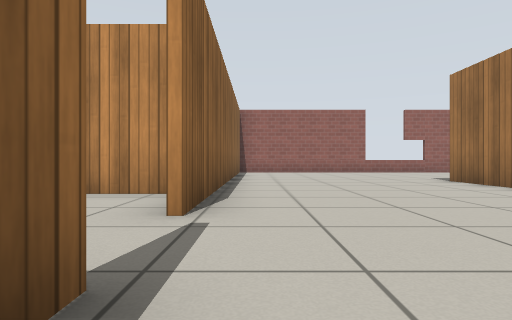
View 1 (above)

16 first-person views from a walk through a Gazebo world. The camera is 0.5 m above the floor, looks level and sees 75° across. The floor is counted in squares, 1 m on a side. Each view is taken from the middle of a square. On the plan, view 1 faces up. The plan holds only what a view shows up to about 9 squares ahead; the rest is blank. Simple patterns stand in for the simulator's built-in surfaces.

View 2
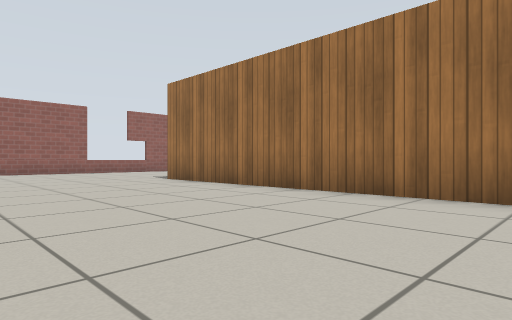

View 3
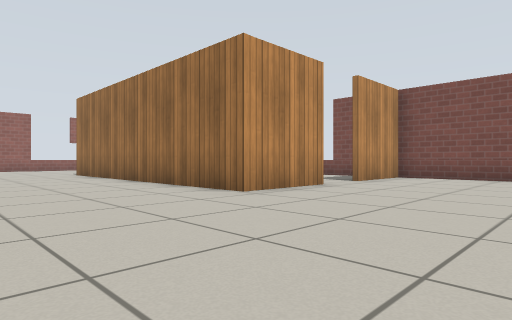

View 4
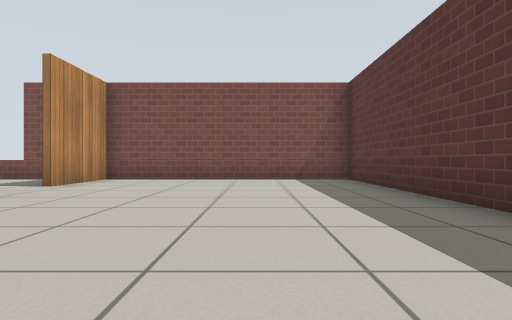

View 5
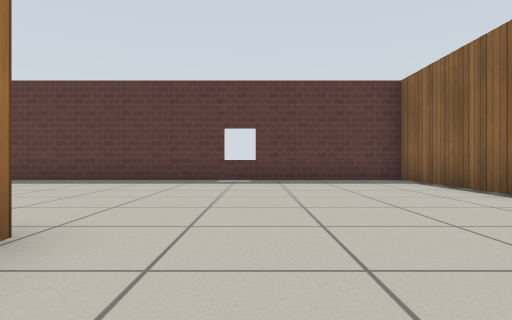

View 6
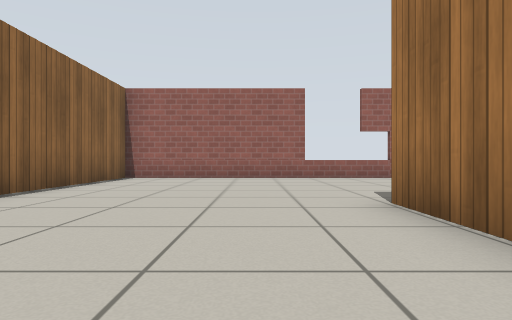

View 7
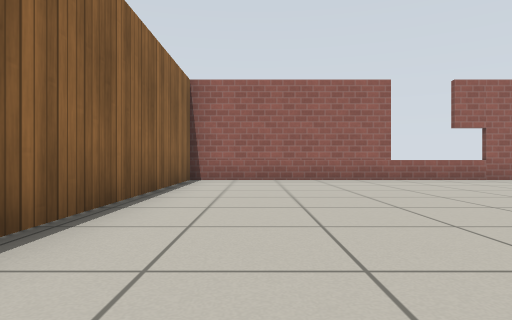

View 8
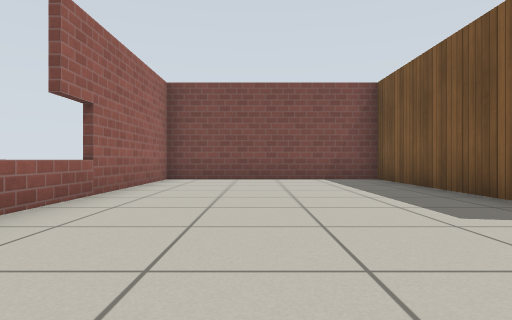

View 9
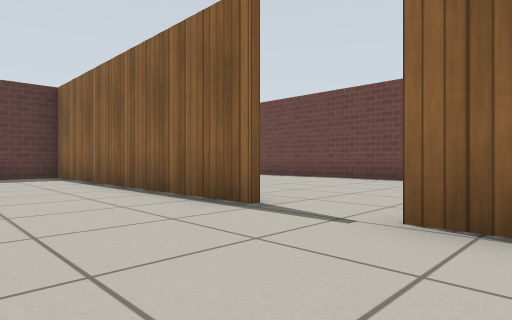

View 10
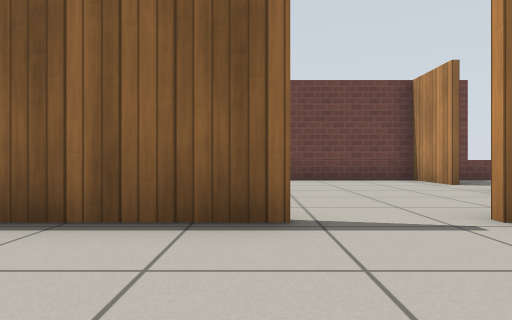

View 11
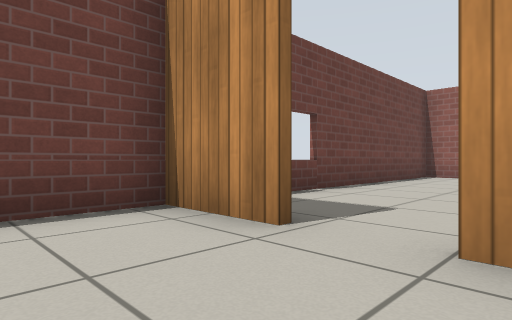

View 12
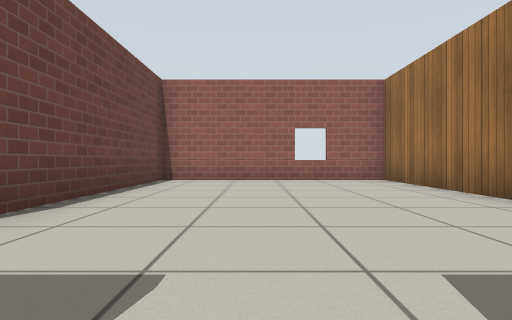

View 13
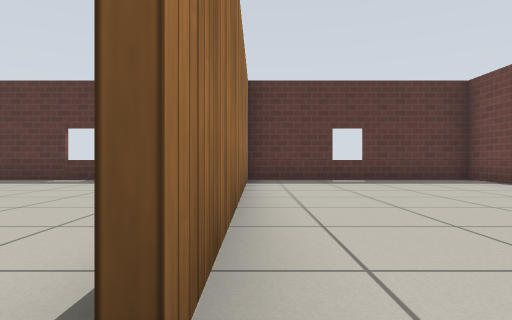

View 14
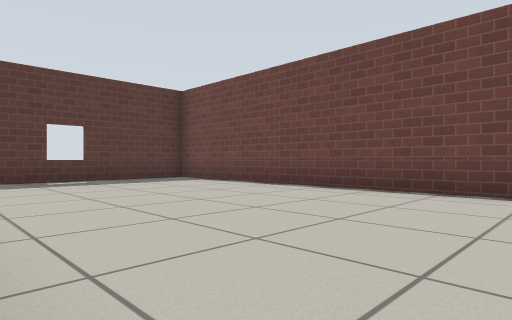

View 15
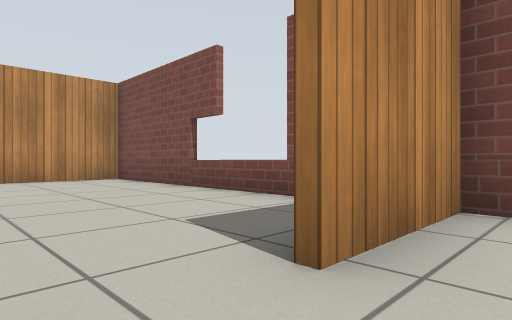

View 16
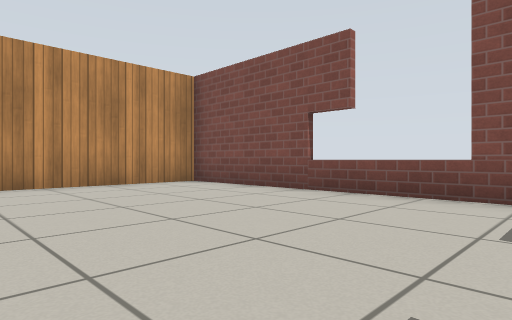

### Floor plan
Ten units are one square. View 1 is at (0, 0); x grows to the right and y downward. Boxes are objects, and circles mark ways between rooms. Rooms are numbered by the first view taken in them; rooms with no view inside come last. Other rooms are left out.
<svg viewBox="-68 -139 179 209">
<path fill="none" stroke="#000" d="M69 1 46 1 46 -79M-6 -14 -6 65M60 -79 106 -79 106 -133 -11 -133M-11 64 106 64 106 1 83 1M-6 -133 -6 -29M-8 57 -8 -14M-46 -49 -63 -49 -63 64 -11 64M-13 -49 -35 -49M-8 -91 -8 -134M-11 -133 -63 -133 -63 -60M106 -15 106 -79M106 -77 69 -77"/>
<circle cx="-10" cy="-20" r="3" fill="#2a7"/>
<circle cx="75" cy="0" r="3" fill="#2a7"/>
<circle cx="-40" cy="-50" r="3" fill="#2a7"/>
<text x="40" y="-30">1</text>
<text x="-40" y="10">2</text>
<text x="-40" y="-90">3</text>
<text x="80" y="-40">4</text>
</svg>
Room 1 opens to room 2. Room 1 opens to room 4. Room 2 opens to room 3.

Where each view was taken, in squares from view 1:
view 1: 0 up, 0 right, facing up
view 2: 0 up, 0 right, facing up-right
view 3: 4 down, 1 right, facing up-right
view 4: 4 down, 2 right, facing right
view 5: 2 up, 3 right, facing down
view 6: 4 up, 3 right, facing up
view 7: 5 up, 1 right, facing up
view 8: 11 up, 2 right, facing right
view 9: 4 up, 2 right, facing down-left
view 10: 1 up, 2 right, facing left
view 11: 3 up, 3 left, facing up-left
view 12: 5 up, 4 left, facing up
view 13: 2 up, 1 left, facing down
view 14: 2 up, 1 left, facing down-left
view 15: 1 down, 7 right, facing up-right
view 16: 1 up, 6 right, facing up-right
